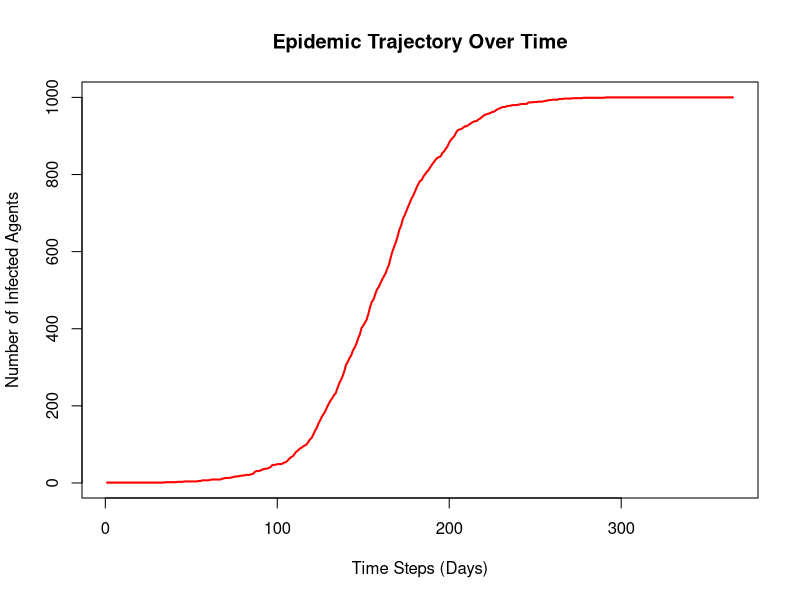
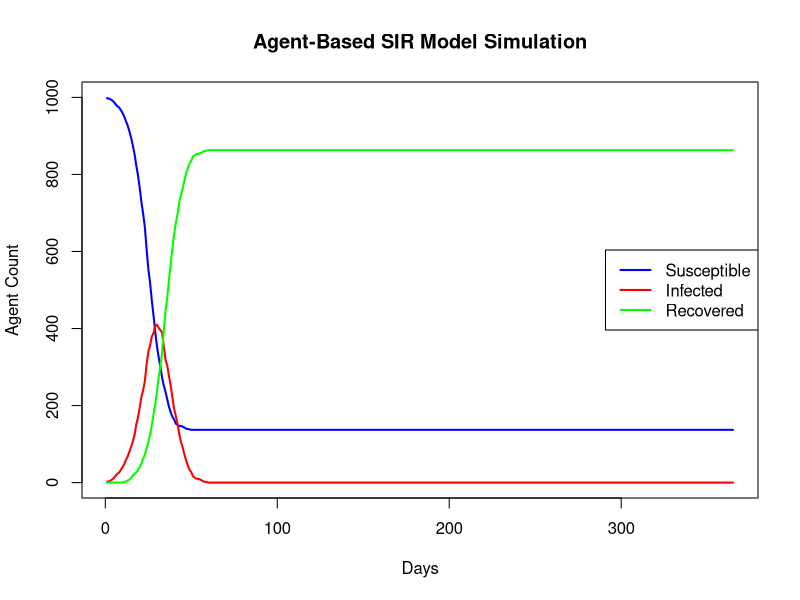
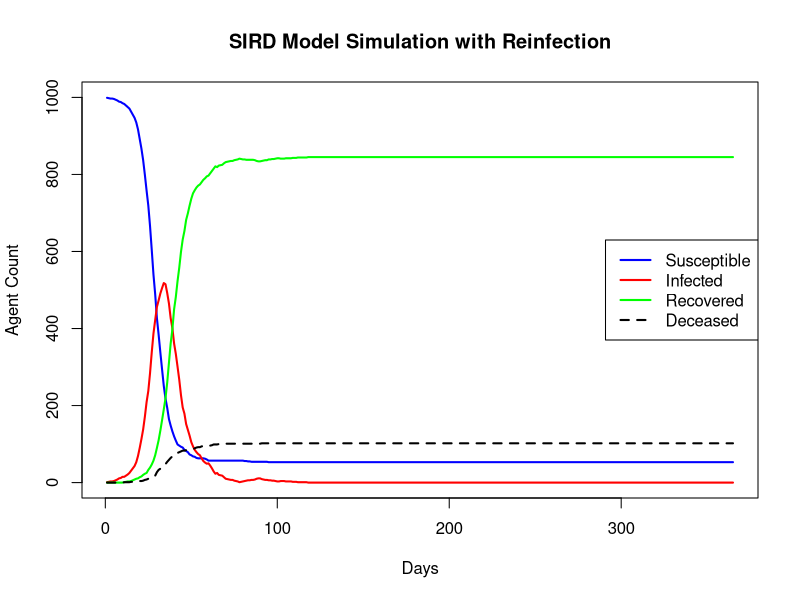
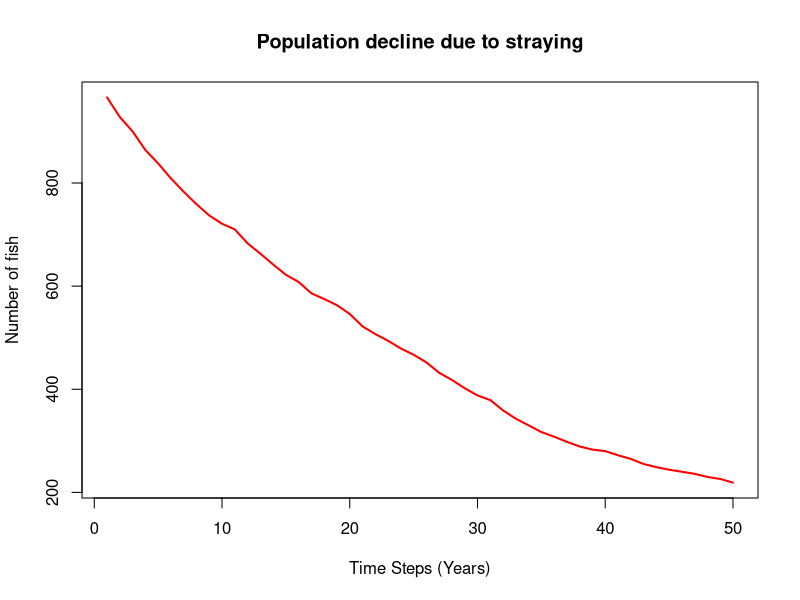
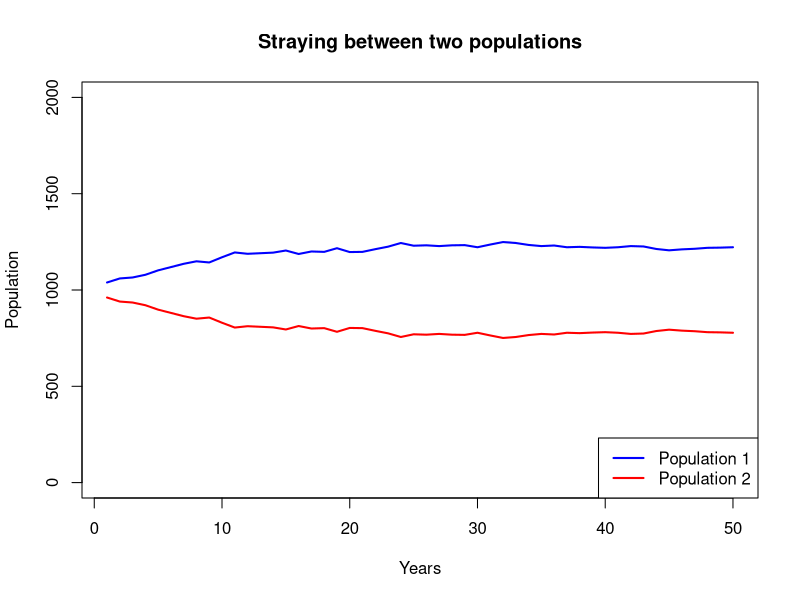
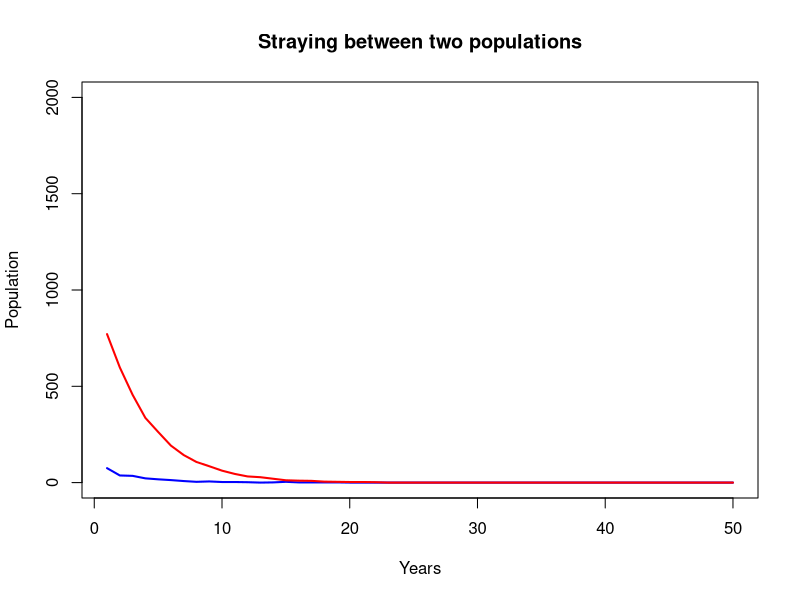
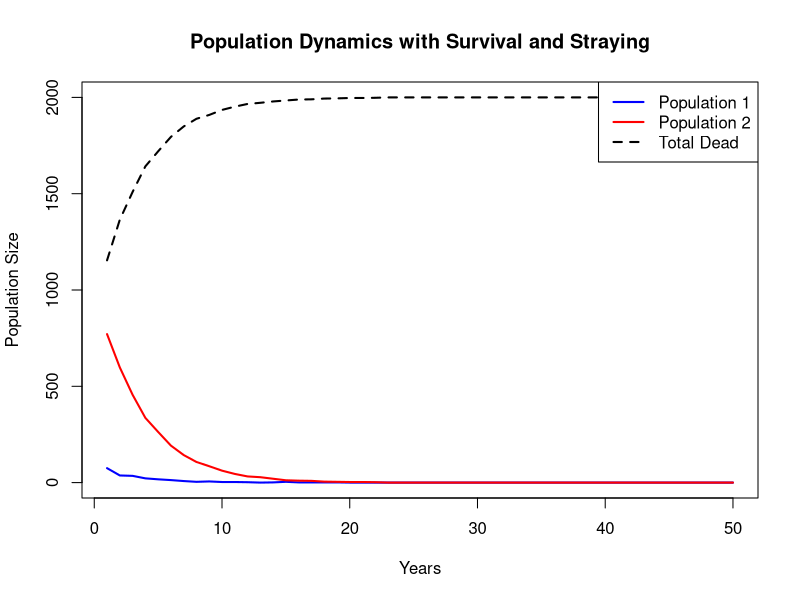

Write R code to recreate these figures, in order. (Note: this script raises an error after producing the figures.)
# Pure AI example here..
# INFECTIONS!! ------------------------------------------------------------
## Set up
# set.seed(42)            # For reproducible results
num_agents <- 1000       # Total population size
prob_infection <- 0.05   # Probability of transmission during a contact

# Create the initial population data frame
agents <- data.frame(
  id = 1:num_agents,
  status = "Susceptible",
  stringsAsFactors = FALSE
)

# Patient Zero: Infect the very first agent
agents$status[1] <- "Infected"

## Defining interaction rules
# Function to run a single time step of the simulation
run_time_step <- function(population, transmission_rate) {
  # Find the row indices of all currently infected agents
  infected_indices <- which(population$status == "Infected")
  
  # If no one is infected, the simulation stops changing
  if (length(infected_indices) == 0) return(population)
  
  # Loop through each infected agent to simulate interactions
  for (i in infected_indices) {
    # Randomly select another agent from the population
    target_id <- sample(population$id, 1)
    
    # Check if the encountered agent is Susceptible
    if (population$status[target_id] == "Susceptible") {
      # Roll a random number to see if transmission occurs
      if (runif(1) < transmission_rate) {
        population$status[target_id] <- "Infected"
      }
    }
  }
  
  return(population)
}

## Run model across time
total_steps <- 365
history <- numeric(total_steps) # Array to record infected counts

# Main simulation loop
for (step in 1:total_steps) {
  # Update the population states for this time step
  agents <- run_time_step(agents, prob_infection)
  
  # Record the total number of infected agents at this moment
  history[step] <- sum(agents$status == "Infected")
}

# View the final epidemic trajectory
print(history)

# Quick plot over time using base R
plot(history, type = "l", col = "red", lwd = 2,
     xlab = "Time Steps (Days)", ylab = "Number of Infected Agents",
     main = "Epidemic Trajectory Over Time")

# infections with recovery -----------------------------------------------------
## Set up
num_agents <- 1000       # Total population size
prob_infection <- 0.25   # Probability of transmission during a contact
recovery_time <- 10      # Days an individual stays infected
total_steps <- 365

# Create the initial population data frame
agents <- data.frame(
  id = 1:num_agents,
  status = "Susceptible",
  infected_day = NA,          # Track the exact step an agent got infected
  stringsAsFactors = FALSE
)

# Patient Zero
agents$status[1] <- "Infected"
agents$infected_day[1] <- 1   # Infected at time step 1

## Defining interaction rules
run_time_step <- function(population, transmission_rate, current_step) {
  infected_indices <- which(population$status == "Infected")
  if (length(infected_indices) == 0) return(population)
  
  for (i in infected_indices) {
    target_id <- sample(population$id, 1)
    
    if (population$status[target_id] == "Susceptible") {
      if (runif(1) < transmission_rate) {
        population$status[target_id] <- "Infected"
        population$infected_day[target_id] <- current_step # Record infection time
      }
    }
  }
  return(population)
}

## Run model across time
history <- data.frame(
  Day = 1:total_steps,
  Susceptible = numeric(total_steps),
  Infected = numeric(total_steps),
  Recovered = numeric(total_steps)
)

for (step in 1:total_steps) {
  # 1. Handle Recoveries: Find agents infected long enough to recover
  recovery_threshold <- step - recovery_time
  recover_indices <- which(agents$status == "Infected" & agents$infected_day <= recovery_threshold)
  
  if (length(recover_indices) > 0) {
    agents$status[recover_indices] <- "Recovered"
  }
  
  # 2. Run Transmission: Pass the current step to the function
  agents <- run_time_step(agents, prob_infection, step)
  
  # 3. Record History: Count currently infected agents
  history$Susceptible[step] <- sum(agents$status == "Susceptible")
  history$Infected[step]    <- sum(agents$status == "Infected")
  history$Recovered[step]   <- sum(agents$status == "Recovered")
}

print(history)

## SIR plot
# Plot the first line (Susceptible)
plot(history$Day, history$Susceptible, type = "l", col = "blue", lwd = 2,
     ylim = c(0, num_agents), xlab = "Days", ylab = "Agent Count",
     main = "Agent-Based SIR Model Simulation")

# Add the other two lines
lines(history$Day, history$Infected, col = "red", lwd = 2)
lines(history$Day, history$Recovered, col = "green", lwd = 2)

# Add a helpful legend
legend("right", legend = c("Susceptible", "Infected", "Recovered"),
       col = c("blue", "red", "green"), lwd = 2)


# Infections w/ mortality, recovery, possible reinfection -----------------
## Set up
num_agents <- 1000 
prob_infection <- 0.3 
recovery_time <- 10  
total_steps <- 365
prob_death <- 0.01           # 0.5% daily chance of dying while infected
immunity_multiplier <- 0.2   # Recovered agents have 80% protection (only 20% risk)

# Create the initial population data frame
agents <- data.frame(
  id = 1:num_agents,
  status = "Susceptible",
  infected_day = NA,          
  stringsAsFactors = FALSE
)

# Patient Zero
agents$status[1] <- "Infected"
agents$infected_day[1] <- 1  

## Defining interaction rules
run_time_step <- function(population, base_transmission, multiplier, current_step) {
  # Only living, infected agents can transmit disease
  infected_indices <- which(population$status == "Infected")
  if (length(infected_indices) == 0) return(population)
  
  for (i in infected_indices) {
    target_id <- sample(population$id, 1)
    target_status <- population$status[target_id]
    
    # Calculate transmission probability based on target's immune history
    if (target_status == "Susceptible") {
      transmission_rate <- base_transmission
    } else if (target_status == "Recovered") {
      transmission_rate <- base_transmission * multiplier
    } else {
      next # Skip if the target is already infected or deceased
    }
    
    # Roll for transmission
    if (runif(1) < transmission_rate) {
      population$status[target_id] <- "Infected"
      population$infected_day[target_id] <- current_step 
    }
  }
  return(population)
}

## Run model across time
history <- data.frame(
  Day = 1:total_steps,
  Susceptible = numeric(total_steps),
  Infected = numeric(total_steps),
  Recovered = numeric(total_steps),
  Deceased = numeric(total_steps)
)

for (step in 1:total_steps) {
  # --- Phase 1: Handle Daily Mortality ---
  infected_indices <- which(agents$status == "Infected")
  if (length(infected_indices) > 0) {
    # Each infected agent rolls for survival independently
    death_rolls <- runif(length(infected_indices))
    died_today <- infected_indices[death_rolls < prob_death]
    
    if (length(died_today) > 0) {
      agents$status[died_today] <- "Deceased"
    }
  }
  
  # --- Phase 2: Handle Recoveries ---
  # Only agents who survived the day can recover
  recovery_threshold <- step - recovery_time
  recover_indices <- which(agents$status == "Infected" & agents$infected_day <= recovery_threshold)
  if (length(recover_indices) > 0) {
    agents$status[recover_indices] <- "Recovered"
  }
  
  # --- Phase 3: Run Transmission ---
  agents <- run_time_step(agents, prob_infection, immunity_multiplier, step)
  
  # --- Phase 4: Record All Four Counts ---
  history$Susceptible[step] <- sum(agents$status == "Susceptible")
  history$Infected[step]    <- sum(agents$status == "Infected")
  history$Recovered[step]   <- sum(agents$status == "Recovered")
  history$Deceased[step]    <- sum(agents$status == "Deceased")
}

# SIR plot w/ death
# Plot Susceptible curve
plot(history$Day, history$Susceptible, type = "l", col = "blue", lwd = 2,
     ylim = c(0, num_agents), xlab = "Days", ylab = "Agent Count",
     main = "SIRD Model Simulation with Reinfection")

# Add the remaining states
lines(history$Day, history$Infected, col = "red", lwd = 2)
lines(history$Day, history$Recovered, col = "green", lwd = 2)
lines(history$Day, history$Deceased, col = "black", lwd = 2, lty = 2) # Dashed line for death

# Add legend
legend("right", legend = c("Susceptible", "Infected", "Recovered", "Deceased"),
       col = c("blue", "red", "green", "black"), lty = c(1, 1, 1, 2), lwd = 2)


# Let's try something like IR/SJH and see how it goes... -----------------------
## Set up
num_agents <- 1000              # total number of fish (juveniles)
prob_stray <- 0.03              # likelihood of straying from natal stream
total_steps <- 50
  ## VERY SIMPLE!

# create initial population dataframe 
agents <- data.frame(
  id = 1:num_agents,
  status = "viable",
  stringsAsFactors = FALSE
)

## defining interaction rules - just straying
run_time_step <- function(population, stray_rate){
  for (i in 1:num_agents){
    if (population$status[i] == "viable"){
      if (runif(1) < stray_rate) {
        population$status[i] <- "strayed"
      }
    }
  }
  return(population)
}

# run model across time
history <- numeric(total_steps)

# main simulation loop
for (step in 1:total_steps){
  agents <- run_time_step(agents, prob_stray)
  
  history[step] <- sum(agents$status == "viable")
}

# View effect of straying (no carrying capacity or anything)
print(history)

# quick plot
plot(history, type = "l", col = "red", lwd = 2,
     xlab = "Time Steps (Years)", ylab = "Number of fish",
     main = "Population decline due to straying")


# IR/SJH - 2 populations -------------------------------------------------------
## Set up
num_agents <- 1000              # number of fish per population
prob_stray1 <- 0.03             # pop 1 likelihood of straying to pop 2
prob_stray2 <- 0.05             # pop 2 likelihood of straying to pop 1
total_steps <- 50
  # slightly more complicated, 2 populations
    ## VERY SIMPLE!

# create initial population dataframe 
agents1 <- data.frame(
  id = 1:num_agents,
  status = "pop1",
  stringsAsFactors = FALSE
)
agents2 <- data.frame(
  id = 1:num_agents,
  status = "pop2",
  stringsAsFactors = FALSE
)
agents <- rbind(agents1, agents2)

# ## defining interaction rules - just straying
# run_time_step <- function(population, stray_rate1, stray_rate2){
#   for (i in 1:num_agents){
#     if (population$status[i] == "pop1"){
#       if (runif(1) < stray_rate1) {
#         population$status[i] <- "pop2"
#       }
#     }
#     if (population$status[i] == "pop2"){
#       if (runif(1) < stray_rate2) {
#         population$status[i] <- "pop1"
#       }
#     }
#   }
#   return(population)
# }

# alternate approach
run_time_step <- function(population, stray_rate1, stray_rate2) {
  # Total number of fish in the dataframe
  n <- nrow(population)
  
  # Capture the original status before making any modifications
  current_status <- population$status
  
  # Generate independent random vectors for each potential transition
  rand_pop1 <- runif(n)
  rand_pop2 <- runif(n)
  
  # Apply transitions based strictly on the frozen current_status
  population$status <- ifelse(current_status == "pop1" & rand_pop1 < stray_rate1, "pop2",
                              ifelse(current_status == "pop2" & rand_pop2 < stray_rate2, "pop1", 
                                     current_status))
  
  return(population)
}

# run model across time
history <- data.frame(
  Year = 1:total_steps,
  Pop1 = numeric(total_steps),
  Pop2 = numeric(total_steps)
  )

# main simulation loop
for (step in 1:total_steps){
  agents <- run_time_step(agents, prob_stray1, prob_stray2)
  
  history$Pop1[step] <- sum(agents$status == "pop1")
  history$Pop2[step] <- sum(agents$status == "pop2")
}

# Plot the first line (Susceptible)
plot(history$Year, history$Pop1, type = "l", col = "blue", lwd = 2,
     ylim = c(0, (2*num_agents)), xlab = "Years", ylab = "Population",
     main = "Straying between two populations")

# Add the other line
lines(history$Year, history$Pop2, col = "red", lwd = 2)

# Add a helpful legend
legend("bottomright", legend = c("Population 1", "Population 2"),
       col = c("blue", "red"), lwd = 2)


# Straying and survival ---------------------------------------------------

# IR/SJH - 2 populations -------------------------------------------------------
## Set up
num_agents <- 1000              # number of fish per population
prob_stray1 <- 0.03             # pop 1 likelihood of straying to pop 2
prob_stray2 <- 0.05             # pop 2 likelihood of straying to pop 1
prob_surv1 <- 0.05              # annual survival probability for pop 1
prob_surv2 <- 0.8               # annual survival probability for pop 2
total_steps <- 50

# create initial population dataframe 
agents1 <- data.frame(
  id = 1:num_agents,
  status = "pop1",
  stringsAsFactors = FALSE
)
agents2 <- data.frame(
  id = (num_agents + 1):(2*num_agents),
  status = "pop2",
  stringsAsFactors = FALSE
)
agents <- rbind(agents1, agents2)

# Vectorized simulation function for one time step
run_time_step <- function(population, stray_rate1, stray_rate2, surv_rate1, surv_rate2) {
  n <- nrow(population)
  current_status <- population$status
  
  # Generate independent random numbers for survival and straying
  rand_surv <- runif(n)
  rand_stray <- runif(n)
  
  # Determine survival first based on original status
  # If already dead, they stay dead. Otherwise, check survival rate.
  is_alive <- ifelse(current_status == "pop1" & rand_surv < surv_rate1, TRUE,
                     ifelse(current_status == "pop2" & rand_surv < surv_rate2, TRUE, 
                            ifelse(current_status == "dead", FALSE, FALSE)))
  
  # Determine straying ONLY for individuals that survived this step
  # If they died or were already dead, status becomes/stays "dead"
  population$status <- ifelse(!is_alive, "dead",
                              ifelse(current_status == "pop1" & rand_stray < stray_rate1, "pop2",
                                     ifelse(current_status == "pop2" & rand_stray < stray_rate2, "pop1", 
                                            current_status)))
  
  return(population)
}

# run model across time
history <- data.frame(
  Year = 1:total_steps,
  Pop1 = numeric(total_steps),
  Pop2 = numeric(total_steps),
  Dead = numeric(total_steps)
)

# main simulation loop
for (step in 1:total_steps){
  agents <- run_time_step(agents, prob_stray1, prob_stray2, prob_surv1, prob_surv2)
  
  history$Pop1[step] <- sum(agents$status == "pop1")
  history$Pop2[step] <- sum(agents$status == "pop2")
  history$Dead[step] <- sum(agents$status == "dead")
}

# Plot the first line (Susceptible)
plot(history$Year, history$Pop1, type = "l", col = "blue", lwd = 2,
     ylim = c(0, (2*num_agents)), xlab = "Years", ylab = "Population",
     main = "Straying between two populations")

# Add the other line
lines(history$Year, history$Pop2, col = "red", lwd = 2)

# Add a helpful legend
plot(history$Year, history$Pop1, type = "l", col = "blue", lwd = 2,
     ylim = c(0, (2 * num_agents)), xlab = "Years", ylab = "Population Size",
     main = "Population Dynamics with Survival and Straying")

lines(history$Year, history$Pop2, col = "red", lwd = 2)
lines(history$Year, history$Dead, col = "black", lwd = 2, lty = 2) # Dashed line for deaths

legend("topright", legend = c("Population 1", "Population 2", "Total Dead"),
       col = c("blue", "red", "black"), lwd = 2, lty = c(1, 1, 2))
  # this doesn't make sense because they aren't being replenished..


# straying, survival, and reproduction ------------------------------------
## Set up
num_agents  <- 100000  # initial number of fish per population
prob_stray1 <- 0.075  # pop 1 likelihood of straying to pop 2
prob_stray2 <- 0.12  # pop 2 likelihood of straying to pop 1
prob_surv1  <- 0.002  # annual survival probability for pop 1
prob_surv2  <- 0.05   # annual survival probability for pop 2
birth_rate1 <- 1500  # Average offspring per surviving fish in pop 1
birth_rate2 <- 1000   # Average offspring per surviving fish in pop 2
total_steps <- 50

# Create initial population dataframe
agents1 <- data.frame(id = 1:num_agents, status = "pop1", stringsAsFactors = FALSE)
agents2 <- data.frame(id = (num_agents + 1):(2*num_agents), status = "pop2", stringsAsFactors = FALSE)
agents  <- rbind(agents1, agents2)

# Track the highest ID used so far to ensure new fish get unique IDs
max_id <- max(agents$id)

# Vectorized simulation function for one time step
run_time_step <- function(population, stray_rate1, stray_rate2, surv_rate1, surv_rate2, b_rate1, b_rate2) {
  n <- nrow(population)
  current_status <- population$status
  
  # 1. SURVIVAL & STRAYING
  rand_surv <- runif(n)
  rand_stray <- runif(n)
  
  is_alive <- ifelse(current_status == "pop1" & rand_surv < surv_rate1, TRUE,
                     ifelse(current_status == "pop2" & rand_surv < surv_rate2, TRUE,
                            ifelse(current_status == "dead", FALSE, FALSE)))
  
  population$status <- ifelse(!is_alive, "dead",
                              ifelse(current_status == "pop1" & rand_stray < stray_rate1, "pop2",
                                     ifelse(current_status == "pop2" & rand_stray < stray_rate2, "pop1", 
                                            current_status)))
  
  # 2. REPRODUCTION STEP (NEW)
  # Count survivors in each population *after* straying has occurred
  surv_pop1 <- sum(population$status == "pop1")
  surv_pop2 <- sum(population$status == "pop2")
  
  # Calculate total new births using a Poisson distribution for natural randomness
  new_births1 <- rpois(1, lambda = surv_pop1 * b_rate1)
  new_births2 <- rpois(1, lambda = surv_pop2 * b_rate2)
  total_births <- new_births1 + new_births2
  
  if (total_births > 0) {
    # Generate unique IDs for the new offspring
    new_ids <- (max_id + 1):(max_id + total_births)
    max_id <<- max_id + total_births # Update global tracking variable
    
    # Assign locations to newborns
    new_status <- c(rep("pop1", new_births1), rep("pop2", new_births2))
    
    # Combine newborns into a dataframe
    newborns <- data.frame(id = new_ids, status = new_status, stringsAsFactors = FALSE)

    # Append newborns to the master population list
    population <- rbind(population, newborns)
  }
  
  return(population)
}

# Run model across time
history <- data.frame(
  Year = 1:total_steps,
  Pop1 = numeric(total_steps),
  Pop2 = numeric(total_steps),
  Dead = numeric(total_steps)
)

# Main simulation loop
for (step in 1:total_steps){
  agents <- run_time_step(agents, prob_stray1, prob_stray2, prob_surv1, prob_surv2, birth_rate1, birth_rate2)
  
  history$Pop1[step] <- sum(agents$status == "pop1")
  history$Pop2[step] <- sum(agents$status == "pop2")
  history$Dead[step] <- sum(agents$status == "dead")
}

# Plot the population dynamics
plot(history$Year, history$Pop1, type = "l", col = "blue", lwd = 2, 
     ylim = c(0, max(c(history$Pop1, history$Pop2))), 
     xlab = "Years", ylab = "Population Size", 
     main = "Population Dynamics with Reproduction and Straying")

lines(history$Year, history$Pop2, col = "red", lwd = 2)
# lines(history$Year, history$Dead, col = "black", lwd = 2, lty = 2)

legend("topleft", legend = c("Population 1", 
                             "Population 2"), 
       col = c("blue", "red"), lwd = 2, lty = c(1, 1, 2))
  # this works I think.. they are both recruiting

# WHAT ELSE DO I WANT? ---------------------------------------------------------
  # fixed number released by hatchery each time step
  # heritable straying tendencies?
